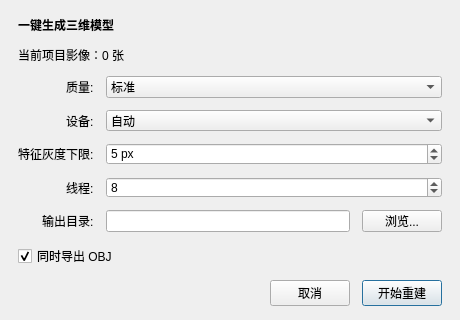
<?xml version="1.0" encoding="UTF-8"?>
<ui version="4.0">
 <class>ThreeDReconstructionDialog</class>
 <widget class="QDialog" name="ThreeDReconstructionDialog">
  <property name="geometry">
   <rect>
    <x>0</x>
    <y>0</y>
    <width>460</width>
    <height>320</height>
   </rect>
  </property>
  <property name="minimumSize">
   <size>
    <width>460</width>
    <height>320</height>
   </size>
  </property>
  <property name="windowTitle">
   <string>三维重建</string>
  </property>
  <layout class="QVBoxLayout" name="rootLayout">
   <property name="leftMargin">
    <number>18</number>
   </property>
   <property name="topMargin">
    <number>16</number>
   </property>
   <property name="rightMargin">
    <number>18</number>
   </property>
   <property name="bottomMargin">
    <number>14</number>
   </property>
   <property name="spacing">
    <number>12</number>
   </property>
   <item>
    <widget class="QLabel" name="m_titleLabel">
     <property name="text">
      <string>&lt;b&gt;一键生成三维模型&lt;/b&gt;</string>
     </property>
    </widget>
   </item>
   <item>
    <widget class="QLabel" name="m_statusLabel">
     <property name="text">
      <string>当前项目影像：0 张</string>
     </property>
    </widget>
   </item>
   <item>
    <layout class="QFormLayout" name="formLayout">
     <property name="labelAlignment">
      <set>Qt::AlignRight|Qt::AlignTrailing|Qt::AlignVCenter</set>
     </property>
     <item row="0" column="0">
      <widget class="QLabel" name="qualityLabel">
       <property name="text">
        <string>质量:</string>
       </property>
       <property name="buddy">
        <cstring>m_qualityCombo</cstring>
       </property>
      </widget>
     </item>
     <item row="0" column="1">
      <widget class="QComboBox" name="m_qualityCombo">
       <item>
        <property name="text">
         <string>标准</string>
        </property>
       </item>
       <item>
        <property name="text">
         <string>快速</string>
        </property>
       </item>
       <item>
        <property name="text">
         <string>精细</string>
        </property>
       </item>
      </widget>
     </item>
     <item row="1" column="0">
      <widget class="QLabel" name="deviceLabel">
       <property name="text">
        <string>设备:</string>
       </property>
       <property name="buddy">
        <cstring>m_deviceCombo</cstring>
       </property>
      </widget>
     </item>
     <item row="1" column="1">
      <widget class="QComboBox" name="m_deviceCombo">
       <item>
        <property name="text">
         <string>自动</string>
        </property>
       </item>
       <item>
        <property name="text">
         <string>CUDA</string>
        </property>
       </item>
       <item>
        <property name="text">
         <string>CPU</string>
        </property>
       </item>
      </widget>
     </item>
     <item row="2" column="0">
      <widget class="QLabel" name="featureGrayMinLabel">
       <property name="text">
        <string>特征灰度下限:</string>
       </property>
       <property name="buddy">
        <cstring>m_featureGrayMinSpin</cstring>
       </property>
      </widget>
     </item>
     <item row="2" column="1">
      <widget class="QSpinBox" name="m_featureGrayMinSpin">
       <property name="toolTip">
        <string>特征提取的灰度过滤下限（像素值 0-255）。
默认 5 表示灰度小于 5 的极暗位置不会作为特征点参与匹配。</string>
       </property>
       <property name="maximum">
        <number>255</number>
       </property>
       <property name="suffix">
        <string> px</string>
       </property>
       <property name="value">
        <number>5</number>
       </property>
      </widget>
     </item>
     <item row="3" column="0">
      <widget class="QLabel" name="threadsLabel">
       <property name="text">
        <string>线程:</string>
       </property>
       <property name="buddy">
        <cstring>m_threadsSpin</cstring>
       </property>
      </widget>
     </item>
     <item row="3" column="1">
      <widget class="QSpinBox" name="m_threadsSpin">
       <property name="minimum">
        <number>1</number>
       </property>
       <property name="maximum">
        <number>128</number>
       </property>
       <property name="value">
        <number>8</number>
       </property>
      </widget>
     </item>
     <item row="4" column="0">
      <widget class="QLabel" name="outputDirLabel">
       <property name="text">
        <string>输出目录:</string>
       </property>
       <property name="buddy">
        <cstring>m_outputDirEdit</cstring>
       </property>
      </widget>
     </item>
     <item row="4" column="1">
      <layout class="QHBoxLayout" name="outputLayout">
       <item>
        <widget class="QLineEdit" name="m_outputDirEdit"/>
       </item>
       <item>
        <widget class="QPushButton" name="m_browseBtn">
         <property name="text">
          <string>浏览...</string>
         </property>
        </widget>
       </item>
      </layout>
     </item>
   </layout>
  </item>
  <item>
   <widget class="QCheckBox" name="m_exportObjCheck">
     <property name="text">
      <string>同时导出 OBJ</string>
     </property>
     <property name="checked">
      <bool>true</bool>
     </property>
    </widget>
   </item>
   <item>
    <spacer name="mainSpacer">
     <property name="orientation">
      <enum>Qt::Vertical</enum>
     </property>
     <property name="sizeHint" stdset="0">
      <size>
       <width>20</width>
       <height>20</height>
      </size>
     </property>
    </spacer>
   </item>
   <item>
    <layout class="QHBoxLayout" name="buttonLayout">
     <item>
      <spacer name="buttonSpacer">
       <property name="orientation">
        <enum>Qt::Horizontal</enum>
       </property>
       <property name="sizeHint" stdset="0">
        <size>
         <width>40</width>
         <height>20</height>
        </size>
       </property>
      </spacer>
     </item>
     <item>
      <widget class="QPushButton" name="m_cancelBtn">
       <property name="text">
        <string>取消</string>
       </property>
      </widget>
     </item>
     <item>
      <widget class="QPushButton" name="m_startBtn">
       <property name="text">
        <string>开始重建</string>
       </property>
       <property name="default">
        <bool>true</bool>
       </property>
      </widget>
     </item>
    </layout>
   </item>
  </layout>
 </widget>
 <resources/>
 <connections/>
</ui>
